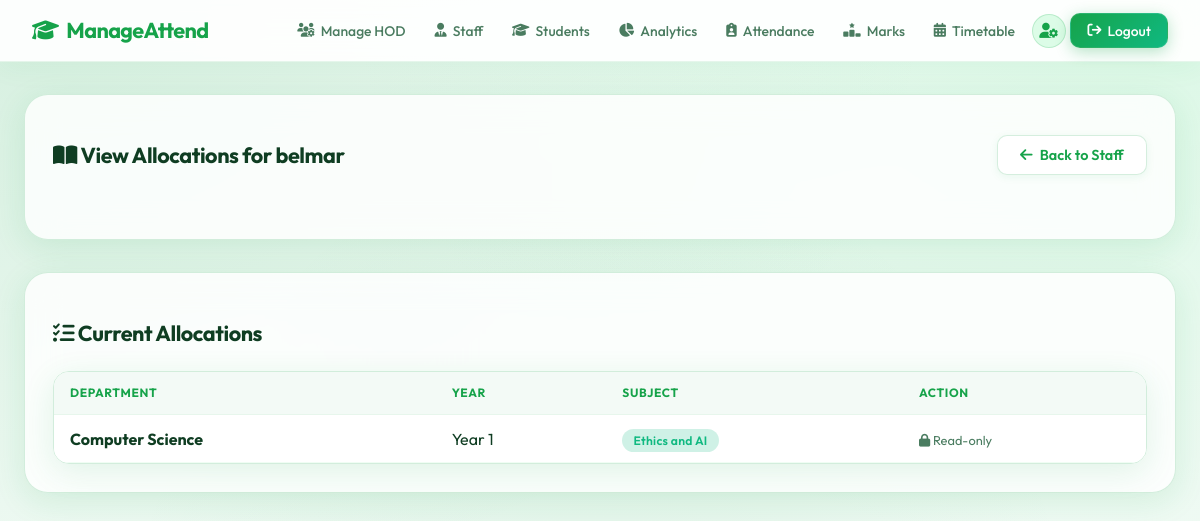
The page /manage_allocations/10 (signed in) on the database its author committed.
### models.py (models this page shows, shortened)
class User(db.Model, UserMixin):
    __tablename__ = 'users'
    id = db.Column(db.Integer, primary_key=True)
    username = db.Column(db.String(80), unique=True, nullable=False)
    password_hash = db.Column(db.String(256), nullable=False)
    role = db.Column(db.String(20), nullable=False) # 'principal', 'hod', 'staff', 'student'
    department = db.Column(db.String(80), nullable=True)
    year = db.Column(db.Integer, nullable=True)
    student_id = db.Column(db.Integer, db.ForeignKey('students.id'), nullable=True)
    student = db.relationship('Student', backref='user_account', uselist=False, cascade='all, delete')

class StaffAllocation(db.Model):
    __tablename__ = 'staff_allocations'
    id = db.Column(db.Integer, primary_key=True)
    staff_id = db.Column(db.Integer, db.ForeignKey('users.id'), nullable=False)
    department = db.Column(db.String(80), nullable=False)
    year = db.Column(db.Integer, nullable=False)
    subject = db.Column(db.String(100), nullable=False)
    staff = db.relationship('User', backref=db.backref('allocations', lazy=True, cascade='all, delete-orphan'))

### app.py (the view, shortened to what this page needs)
@app.route('/manage_allocations/<int:staff_id>', methods=['GET', 'POST'])
@login_required
def manage_allocations(staff_id):
    if current_user.role not in ['principal', 'hod']:
        return redirect(url_for('index'))
    if request.method == 'POST' and current_user.role == 'principal':
        flash('Principals only have view access to staff allocations.', 'warning')
        return redirect(url_for('manage_allocations', staff_id=staff_id))
    staff = User.query.get_or_404(staff_id)
    if staff.role != 'staff':
        return redirect(url_for('manage_staff'))
    if current_user.role == 'hod':
        pass
    from models import StaffAllocation
    allocations = StaffAllocation.query.filter_by(staff_id=staff.id).all()
    departments = [d[0] for d in Student.query.with_entities(Student.department).distinct().all() if d[0]]
    years = [y[0] for y in Student.query.with_entities(Student.year).distinct().order_by(Student.year).all() if y[0]]
    if not departments: departments = ['CSE', 'IT', 'ECE', 'MECH']
    if not years: years = [1, 2, 3, 4]
    return render_template('manage_allocations.html', staff=staff, allocations=allocations, departments=departments, years=years)

### app.py (called while the page is built)
@login_manager.user_loader
def load_user(user_id):
    return User.query.get(int(user_id))

### templates/manage_allocations.html
{% extends 'base.html' %}
{% block content %}
{% if current_user.role != 'principal' %}
<div class="glass-panel" style="margin-bottom: 2rem;">
    <div class="flex-between">
        <h2><i class="fa-solid fa-book-open"></i> Manage Allocations for {{ staff.username }}</h2>
        <a href="{{ url_for('manage_staff') }}" class="btn btn-secondary">
            <i class="fa-solid fa-arrow-left"></i> Back to Staff
        </a>
    </div>
    <p style="color: var(--text-secondary); margin-bottom: 2rem;">Assign departments, years, and subjects to this staff member.</p>
    <form method="POST" action="{{ url_for('manage_allocations', staff_id=staff.id) }}" class="grid grid-cols-4" style="align-items: end; gap: 1rem;">
        <input type="hidden" name="action" value="add">
        <div class="form-group" style="margin: 0;">
            <label for="department">Department</label>
            <select id="department" name="department" class="form-control" required>
                <option value="">Select Dept</option>
                {% for d in departments %}
                <option value="{{ d }}">{{ d }}</option>
                {% endfor %}
            </select>
        </div>
        <div class="form-group" style="margin: 0;">
            <label for="year">Year</label>
            <select id="year" name="year" class="form-control" required>
                <option value="">Select Year</option>
                {% for y in years %}
                <option value="{{ y }}">Year {{ y }}</option>
                {% endfor %}
            </select>
        </div>
        <div class="form-group" style="margin: 0;">
            <label for="subject">Subject</label>
            <input type="text" id="subject" name="subject" class="form-control" placeholder="E.g., Data Structures" required>
        </div>
        <div class="form-group" style="margin: 0;">
            <button type="submit" class="btn btn-primary" style="width: 100%;">
                <i class="fa-solid fa-plus"></i> Allocate Subject
            </button>
        </div>
    </form>
</div>
{% else %}
<div class="glass-panel" style="margin-bottom: 2rem;">
    <div class="flex-between">
        <h2><i class="fa-solid fa-book-open"></i> View Allocations for {{ staff.username }}</h2>
        <a href="{{ url_for('manage_staff') }}" class="btn btn-secondary">
            <i class="fa-solid fa-arrow-left"></i> Back to Staff
        </a>
    </div>
</div>
{% endif %}
<div class="glass-panel">
    <h2><i class="fa-solid fa-list-check"></i> Current Allocations</h2>
    <div class="table-container" style="margin-top: 1.5rem;">
        <table>
            <thead>
                <tr>
                    <th>Department</th>
                    <th>Year</th>
                    <th>Subject</th>
                    <th>Action</th>
                </tr>
            </thead>
            <tbody>
                {% for alloc in allocations %}
                <tr>
                    <td><strong>{{ alloc.department }}</strong></td>
                    <td>Year {{ alloc.year }}</td>
                    <td><span class="badge" style="background: rgba(16, 185, 129, 0.2); color: #10b981;">{{ alloc.subject }}</span></td>
                    <td>
                        {% if current_user.role != 'principal' %}
                        <form method="POST" action="{{ url_for('manage_allocations', staff_id=staff.id) }}" onsubmit="return confirm('Remove this allocation?');" style="margin: 0;">
                            <input type="hidden" name="action" value="delete">
                            <input type="hidden" name="allocation_id" value="{{ alloc.id }}">
                            <button type="submit" class="btn btn-primary" style="background-color: var(--danger); padding: 0.5rem 1rem;">
                                <i class="fa-solid fa-trash"></i>
                            </button>
                        </form>
                        {% else %}
                        <span style="color: var(--text-secondary); font-size: 0.8rem;"><i class="fa-solid fa-lock"></i> Read-only</span>
                        {% endif %}
                    </td>
                </tr>
                {% else %}
                <tr>
                    <td colspan="4" style="text-align: center; color: var(--text-secondary);">No allocations found for this staff member.</td>
                </tr>
                {% endfor %}
            </tbody>
        </table>
    </div>
</div>
{% endblock %}

### static/css/style.css (style rules this page uses)
:root { --bg-color: #f0faf4; --text-primary: #0f3d22; --text-secondary: #4a7c60; --accent-color: #16a34a; --accent-hover: #15803d; --accent-light: #dcfce7; --accent-glow: rgba(22, 163, 74, 0.25); --glass-bg: rgba(255, 255, 255, 0.82); --glass-border: rgba(22, 163, 74, 0.18); --card-shadow: 0 8px 32px rgba(22, 163, 74, 0.12); --navbar-bg: rgba(255, 255, 255, 0.92); --navbar-h: 62px; --success: #16a34a; --danger: #dc2626; --warning: #d97706; --radius-sm: 10px; --radius-md: 16px; --radius-lg: 24px; }
*, *::before, *::after { box-sizing: border-box; }
html { scroll-behavior: smooth; }
body { font-family: 'Outfit', sans-serif; background-color: var(--bg-color); background-image: radial-gradient(at 0% 0%, rgba(22,163,74,.12) 0px, transparent 55%), radial-gradient(at 100% 0%, rgba(134,239,172,.2) 0px, transparent 50%), radial-gradient(at 50% 100%, rgba(22,163,74,.08) 0px, transparent 60%); color: var(--text-primary); margin: 0; min-height: 100vh; display: flex; flex-direction: column; -webkit-font-smoothing: antialiased; }
.glass-panel { background: var(--glass-bg); backdrop-filter: blur(16px); -webkit-backdrop-filter: blur(16px); border: 1px solid var(--glass-border); border-radius: var(--radius-lg); box-shadow: var(--card-shadow); padding: 1.75rem; }
.btn { padding: 0.65rem 1.4rem; border-radius: 10px; border: none; font-family: 'Outfit', sans-serif; font-weight: 600; font-size: 0.9rem; cursor: pointer; transition: all 0.22s ease; text-decoration: none; display: inline-flex; justify-content: center; align-items: center; gap: 0.45rem; white-space: nowrap; }
.btn-secondary { background: #ffffff; color: var(--accent-color); border: 1.5px solid var(--glass-border); box-shadow: 0 2px 8px rgba(22,163,74,.08); }
.table-container { overflow-x: auto; -webkit-overflow-scrolling: touch; border-radius: var(--radius-md); border: 1px solid var(--glass-border); margin-top: 1rem; box-shadow: var(--card-shadow); }
table { width: 100%; border-collapse: collapse; background: #ffffff; min-width: 480px; }
th, td { padding: 0.85rem 1rem; text-align: left; border-bottom: 1px solid #f0fdf4; }
th { background: rgba(22,163,74,0.05); font-weight: 700; color: var(--accent-color); font-size: 0.75rem; text-transform: uppercase; letter-spacing: 0.05em; border-bottom: 1px solid rgba(22,163,74,0.1); white-space: nowrap; }
thead tr th:first-child { border-top-left-radius: var(--radius-sm); }
thead tr th:last-child { border-top-right-radius: var(--radius-sm); }
.badge { padding: 0.25rem 0.7rem; border-radius: 9999px; font-size: 0.76rem; font-weight: 600; letter-spacing: 0.02em; white-space: nowrap; }
.flex-between { display: flex; justify-content: space-between; align-items: center; margin-bottom: 1.5rem; flex-wrap: wrap; gap: 0.75rem; }
h1, h2, h3 { font-weight: 700; letter-spacing: -0.02em; color: var(--text-primary); }
h2 { font-size: 1.35rem; }

### rows shown on the page
User: username "belmar"
StaffAllocation: department "Computer Science", year "1", subject "Ethics and AI"
